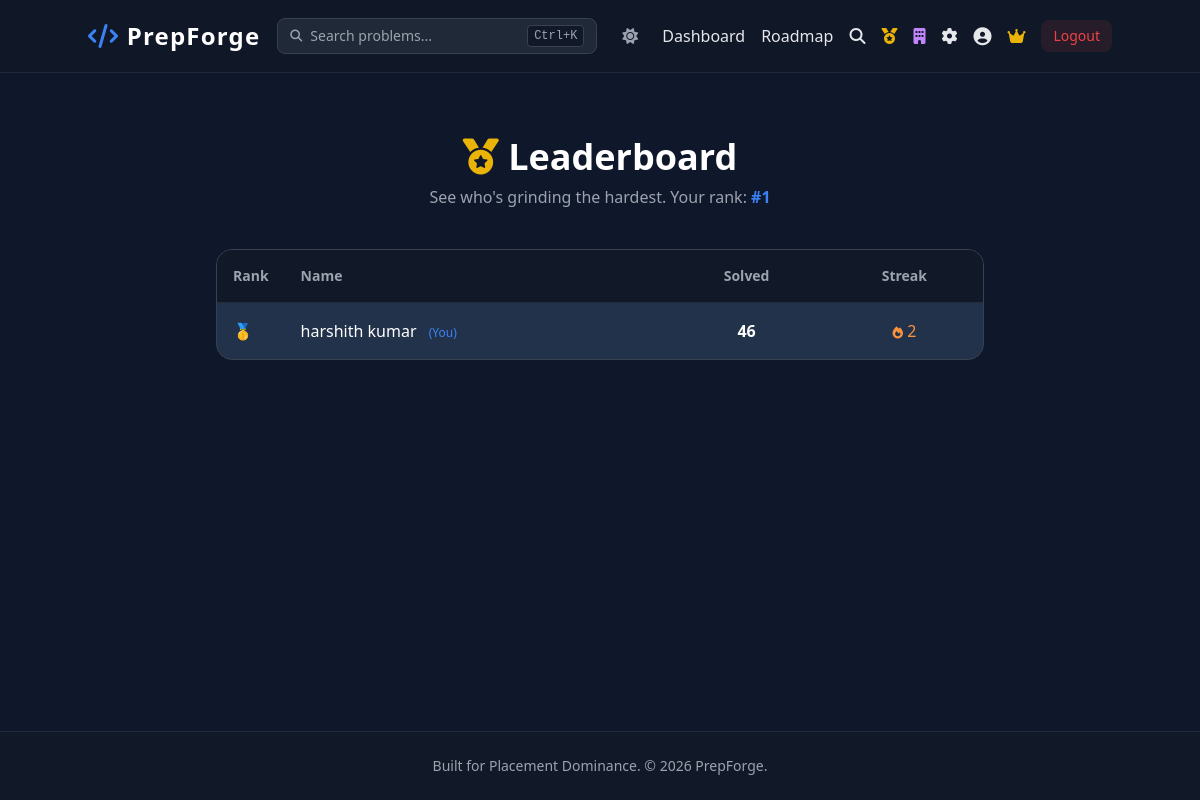
/leaderboard (signed in), run on the app's committed database.
### tables this page shows
CREATE TABLE users (
                    id INTEGER PRIMARY KEY AUTOINCREMENT,
                    name TEXT NOT NULL,
                    email TEXT UNIQUE NOT NULL,
                    password TEXT NOT NULL,
                    is_admin BOOLEAN DEFAULT 0,
                    current_streak INTEGER DEFAULT 0,
                    last_active_date DATE
                 , daily_goal INTEGER DEFAULT 3);

### app.py (the view)
@app.route('/leaderboard')
@login_required
def leaderboard():
    conn = get_db()
    user_id = session['user_id']
    leaders = conn.execute('''
        SELECT u.id, u.name, u.current_streak,
               COUNT(up.problem_id) as solved,
               RANK() OVER (ORDER BY COUNT(up.problem_id) DESC, u.current_streak DESC) as rank
        FROM users u
        LEFT JOIN user_progress up ON u.id = up.user_id
        GROUP BY u.id
        ORDER BY solved DESC, u.current_streak DESC
        LIMIT 25
    ''').fetchall()
    my_rank = conn.execute('''
        SELECT rank FROM (
            SELECT u.id,
                   RANK() OVER (ORDER BY COUNT(up.problem_id) DESC, u.current_streak DESC) as rank
            FROM users u
            LEFT JOIN user_progress up ON u.id = up.user_id
            GROUP BY u.id
        ) WHERE id = ?
    ''', (user_id,)).fetchone()
    conn.close()
    return render_template('leaderboard.html', leaders=leaders, my_rank=my_rank['rank'] if my_rank else None)

### app.py (called while the page is built)
def get_db():
    conn = sqlite3.connect(DATABASE, timeout=15)
    conn.row_factory = sqlite3.Row
    return conn

@app.context_processor
def inject_globals():
    return {'current_year': datetime.now().year}

def login_required(f):
    @wraps(f)
    def decorated_function(*args, **kwargs):
        if 'user_id' not in session:
            flash('Please log in to access this page.', 'warning')
            return redirect(url_for('login'))
        return f(*args, **kwargs)
    return decorated_function

### templates/leaderboard.html (shortened to what this page needs)
{% extends 'base.html' %}
{% block content %}
<div class="max-w-3xl mx-auto mt-8">
    <div class="text-center mb-10">
        <h1 class="text-4xl font-bold text-white mb-2"><i class="fas fa-medal text-yellow-500"></i> Leaderboard</h1>
        <p class="text-gray-400">See who's grinding the hardest. Your rank: <span class="text-brand font-bold">#{{ my_rank or '—' }}</span></p>
    </div>
    <div class="bg-gray-800 rounded-2xl border border-gray-700 overflow-hidden">
        <table class="w-full text-left">
            <thead class="bg-gray-900 text-gray-400 text-sm">
                <tr>
                    <th class="p-4 w-16">Rank</th>
                    <th class="p-4">Name</th>
                    <th class="p-4 text-center">Solved</th>
                    <th class="p-4 text-center hidden sm:table-cell">Streak</th>
                </tr>
            </thead>
            <tbody>
                {% for leader in leaders %}
                <tr class="border-t border-gray-700/50 {% if leader.id == session.user_id %}bg-brand/10{% else %}hover:bg-gray-700/20{% endif %} transition">
                    <td class="p-4">
                        {% if leader.rank == 1 %}
                            <span class="text-yellow-400 font-bold">🥇</span>
                        {% elif leader.rank == 2 %}
                            <span class="text-gray-300 font-bold">🥈</span>
                        {% elif leader.rank == 3 %}
                            <span class="text-orange-400 font-bold">🥉</span>
                        {% else %}
                            <span class="text-gray-500 font-medium">#{{ leader.rank }}</span>
                        {% endif %}
                    </td>
                    <td class="p-4">
                        <span class="font-medium text-white">{{ leader.name }}</span>
                        {% if leader.id == session.user_id %}
                            <span class="text-xs text-brand ml-2">(You)</span>
                        {% endif %}
                    </td>
                    <td class="p-4 text-center font-bold text-white">{{ leader.solved }}</td>
                    <td class="p-4 text-center hidden sm:table-cell">
                        {% if leader.current_streak > 0 %}
                            <span class="text-orange-400"><i class="fas fa-fire text-xs"></i> {{ leader.current_streak }}</span>
                        {% else %}
                            <span class="text-gray-600">—</span>
                        {% endif %}
                    </td>
                </tr>
                {% endfor %}
            </tbody>
        </table>
    </div>
</div>
{% endblock %}

### static/css/custom.css (style rules this page uses)
:root { --square-size: 12px; --square-gap: 4px; --level-0: #374151; --level-1: #0e4429; --level-2: #006d32; --level-3: #26a641; --level-4: #39d353; }
body { font-family: 'Inter', system-ui, -apple-system, sans-serif; }

### data on the page
users: name "harshith kumar", shows "(You)", solved "46", current_streak "2"

### other printed values
{{ my_rank or '—' }} "1"
